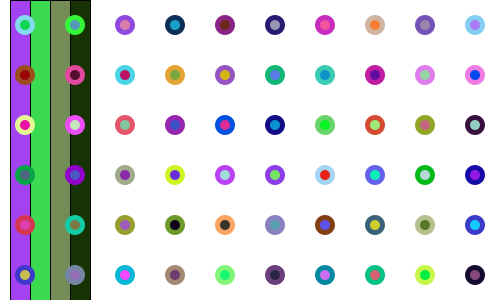
Frame 1 (no input)
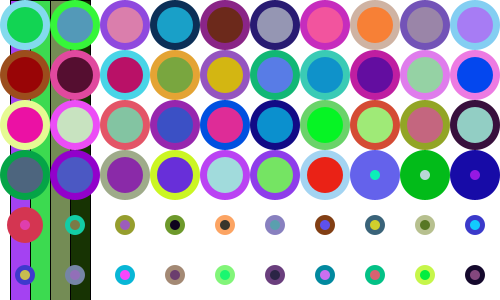
Frame 60 (the mouse pressed at the canvas centre just before this capture)
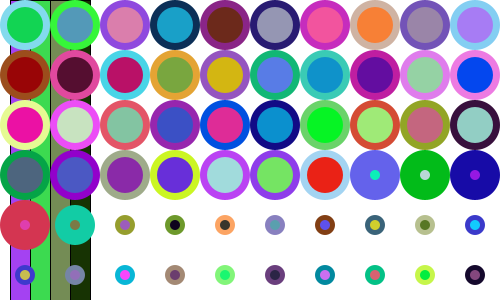
Frame 120 (the mouse held since frame 60 and released just before this capture)

The Processing sketch that drew these frames (run headless with seeded random() and noise(); from frame 60 on, the mouse is pressed at the canvas centre):

// Processing sketch: processing_171472
// ── processing_171472.pde

Circle circles[][] = new Circle[6][10];
Rectangle rectangles[] = new Rectangle[24];
int xspacing = 25;
int yspacing = 25;
int xRectSpacing;
int xRectAdd;
int timeStart = 1;
int rectTimeStart = 1;
int s;
int m;
int h;

void setup()
{
  size(500, 300);
  background(255);
  ellipseMode(CENTER);
  rectMode(CENTER);
  xRectSpacing = width/24;
  xRectAdd = width/24;
  for (int a = 0; a < rectangles.length; a++)
  {
    rectangles[a] = new Rectangle(xRectSpacing, height/2, rectTimeStart);
    xRectSpacing = xRectSpacing + xRectAdd;
    rectTimeStart = rectTimeStart + 1;
  }
  for (int i = 0; i < 6; i++)
  {
    xspacing = 25;
    for (int j = 0; j < 10; j++)
    {
       circles[i][j] = new Circle(xspacing, yspacing, timeStart, timeStart);
      xspacing = xspacing + 50;
      timeStart = timeStart + 1;
    }
    yspacing = yspacing + 50;
  }
}

void draw()
{
  background(255);
  s = second();
  m = minute();
  h = hour();

  for (int p = 0; p < rectangles.length; p++)
  {
    rectangles[p].show();
  }

  for (int i = 0; i < 6; i++)
  {
    for (int j = 0; j< 10; j++)
    {
      circles[i][j].display();
    }
  }

  for (int a = 0; a < 6; a++)
  {
    for (int b = 0; b < 10; b++)
    {
      circles[a][b].grow();
    }
  }
  if (s == 0)
  {
    for (int c = 0; c < 6; c++)
    {
      for (int d = 0; d < 10; d++)
      {
        circles[c][d].reset();
      }
    }
  }
  if (m == 0)
  {
    for (int c = 0; c < 6; c++)
    {
      for (int d = 0; d < 10; d++)
      {
        circles[c][d].reset2();
      }
    }
  }
}

class Circle
{

  int x;
  int y;
  int r = 10;
  int r2 = 5;
  int timeCheck;
  int timeCheck2;
  color c = color(random(0,255),random(0,255),random(0,255));
  color c3 = color(random(0,255),random(0,255),random(0,255));



  Circle(int tempx, int tempy, int temptimeCheck, int temptimeCheck2)
  {
    x = tempx;
    y = tempy; 
    timeCheck = temptimeCheck;
    timeCheck2 = temptimeCheck2;
  }

  void display()
  {
    noStroke();
    fill(c3);
    ellipse(x, y, r*2, r*2);
    fill(c);
    ellipse(x, y, r2*2, r2*2);
  }

  void grow()
  {
    if (timeCheck <= s)
    {

      if (r < 25)
      {
        r = r + 1;
      }
    }
    if (timeCheck2 <= m)
    {

      if (r2 < 18)
      {
        r2 = r2+1;
      }
    }
  }
  void reset()
  {
    r = 10;
    c3 = color(random(0,255),random(0,255),random(0,255));
  }

  void reset2()
  {
    r2 = 5;
    c = color(random(0,255),random(0,255),random(0,255));
  }
}

class Rectangle
{
  int x;
  int y;
  int w = width/24;
  int he = height;
  int recttimeCheck;
  color c = color(random(0,255),random(0,255),random(0,255));
  
  Rectangle(int tempx, int tempy, int temprecttimeCheck)
  {
    x = tempx;
    y = tempy;
    recttimeCheck = temprecttimeCheck;
  }
  
  void show()
  {
    if(recttimeCheck <= h)
    {
    stroke(1);
    fill(c);
   rect(x,y,w,he); 
    }

  }
  
  
  
  
  
}
